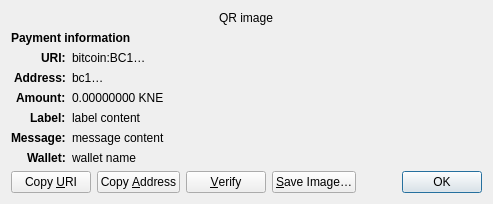
<?xml version="1.0" encoding="UTF-8"?>
<ui version="4.0">
 <class>ReceiveRequestDialog</class>
 <widget class="QDialog" name="ReceiveRequestDialog">
  <property name="geometry">
   <rect>
    <x>0</x>
    <y>0</y>
    <width>413</width>
    <height>229</height>
   </rect>
  </property>
  <property name="windowTitle">
   <string>Request payment to …</string>
  </property>
  <layout class="QGridLayout" name="gridLayout" columnstretch="0,1">
   <property name="sizeConstraint">
    <enum>QLayout::SetFixedSize</enum>
   </property>
   <item row="0" column="0" colspan="2" alignment="Qt::AlignHCenter">
    <widget class="QRImageWidget" name="qr_code">
     <property name="text">
      <string notr="true">QR image</string>
     </property>
     <property name="textInteractionFlags">
      <set>Qt::NoTextInteraction</set>
     </property>
    </widget>
   </item>
   <item row="1" column="0" colspan="2">
    <widget class="QLabel" name="payment_header">
     <property name="font">
      <font>
       <weight>75</weight>
       <bold>true</bold>
      </font>
     </property>
     <property name="text">
      <string>Payment information</string>
     </property>
     <property name="textInteractionFlags">
      <set>Qt::NoTextInteraction</set>
     </property>
    </widget>
   </item>
   <item row="2" column="0" alignment="Qt::AlignRight|Qt::AlignTop">
    <widget class="QLabel" name="uri_tag">
     <property name="font">
      <font>
       <weight>75</weight>
       <bold>true</bold>
      </font>
     </property>
     <property name="text">
      <string notr="true">URI:</string>
     </property>
     <property name="textFormat">
      <enum>Qt::PlainText</enum>
     </property>
     <property name="textInteractionFlags">
      <set>Qt::NoTextInteraction</set>
     </property>
    </widget>
   </item>
   <item row="2" column="1" alignment="Qt::AlignTop">
    <widget class="QLabel" name="uri_content">
     <property name="text">
      <string notr="true">bitcoin:BC1…</string>
     </property>
     <property name="textFormat">
      <enum>Qt::RichText</enum>
     </property>
     <property name="wordWrap">
      <bool>true</bool>
     </property>
     <property name="textInteractionFlags">
      <set>Qt::TextSelectableByMouse</set>
     </property>
    </widget>
   </item>
   <item row="3" column="0" alignment="Qt::AlignRight|Qt::AlignTop">
    <widget class="QLabel" name="address_tag">
     <property name="font">
      <font>
       <weight>75</weight>
       <bold>true</bold>
      </font>
     </property>
     <property name="text">
      <string>Address:</string>
     </property>
     <property name="textInteractionFlags">
      <set>Qt::NoTextInteraction</set>
     </property>
    </widget>
   </item>
   <item row="3" column="1" alignment="Qt::AlignTop">
    <widget class="QLabel" name="address_content">
     <property name="text">
      <string notr="true">bc1…</string>
     </property>
     <property name="textFormat">
      <enum>Qt::PlainText</enum>
     </property>
     <property name="textInteractionFlags">
      <set>Qt::TextSelectableByMouse</set>
     </property>
    </widget>
   </item>
   <item row="4" column="0" alignment="Qt::AlignRight|Qt::AlignTop">
    <widget class="QLabel" name="amount_tag">
     <property name="font">
      <font>
       <weight>75</weight>
       <bold>true</bold>
      </font>
     </property>
     <property name="text">
      <string>Amount:</string>
     </property>
     <property name="textInteractionFlags">
      <set>Qt::NoTextInteraction</set>
     </property>
    </widget>
   </item>
   <item row="4" column="1" alignment="Qt::AlignTop">
    <widget class="QLabel" name="amount_content">
     <property name="text">
      <string notr="true">0.00000000 KNE</string>
     </property>
     <property name="textFormat">
      <enum>Qt::PlainText</enum>
     </property>
     <property name="textInteractionFlags">
      <set>Qt::TextSelectableByMouse</set>
     </property>
    </widget>
   </item>
   <item row="5" column="0" alignment="Qt::AlignRight|Qt::AlignTop">
    <widget class="QLabel" name="label_tag">
     <property name="font">
      <font>
       <weight>75</weight>
       <bold>true</bold>
      </font>
     </property>
     <property name="text">
      <string>Label:</string>
     </property>
     <property name="textInteractionFlags">
      <set>Qt::NoTextInteraction</set>
     </property>
    </widget>
   </item>
   <item row="5" column="1" alignment="Qt::AlignTop">
    <widget class="QLabel" name="label_content">
     <property name="text">
      <string notr="true">label content</string>
     </property>
     <property name="textFormat">
      <enum>Qt::PlainText</enum>
     </property>
     <property name="wordWrap">
      <bool>true</bool>
     </property>
     <property name="textInteractionFlags">
      <set>Qt::TextSelectableByMouse</set>
     </property>
    </widget>
   </item>
   <item row="6" column="0" alignment="Qt::AlignRight|Qt::AlignTop">
    <widget class="QLabel" name="message_tag">
     <property name="font">
      <font>
       <weight>75</weight>
       <bold>true</bold>
      </font>
     </property>
     <property name="text">
      <string>Message:</string>
     </property>
     <property name="textInteractionFlags">
      <set>Qt::NoTextInteraction</set>
     </property>
    </widget>
   </item>
   <item row="6" column="1" alignment="Qt::AlignTop">
    <widget class="QLabel" name="message_content">
     <property name="text">
      <string notr="true">message content</string>
     </property>
     <property name="textFormat">
      <enum>Qt::PlainText</enum>
     </property>
     <property name="wordWrap">
      <bool>true</bool>
     </property>
     <property name="textInteractionFlags">
      <set>Qt::TextSelectableByMouse</set>
     </property>
    </widget>
   </item>
   <item row="7" column="0" alignment="Qt::AlignRight|Qt::AlignTop">
    <widget class="QLabel" name="wallet_tag">
     <property name="font">
      <font>
       <weight>75</weight>
       <bold>true</bold>
      </font>
     </property>
     <property name="text">
      <string>Wallet:</string>
     </property>
     <property name="textInteractionFlags">
      <set>Qt::NoTextInteraction</set>
     </property>
    </widget>
   </item>
   <item row="7" column="1" alignment="Qt::AlignTop">
    <widget class="QLabel" name="wallet_content">
     <property name="text">
      <string notr="true">wallet name</string>
     </property>
     <property name="textFormat">
      <enum>Qt::PlainText</enum>
     </property>
     <property name="wordWrap">
      <bool>true</bool>
     </property>
     <property name="textInteractionFlags">
      <set>Qt::TextSelectableByMouse</set>
     </property>
    </widget>
   </item>
   <item row="8" column="0" colspan="2">
    <layout class="QHBoxLayout" name="horizontalLayout">
     <item>
      <widget class="QPushButton" name="btnCopyURI">
       <property name="text">
        <string>Copy &amp;URI</string>
       </property>
       <property name="autoDefault">
        <bool>false</bool>
       </property>
      </widget>
     </item>
     <item>
      <widget class="QPushButton" name="btnCopyAddress">
       <property name="text">
        <string>Copy &amp;Address</string>
       </property>
       <property name="autoDefault">
        <bool>false</bool>
       </property>
      </widget>
     </item>
     <item>
      <widget class="QPushButton" name="btnVerify">
       <property name="text">
        <string>&amp;Verify</string>
       </property>
       <property name="toolTip">
        <string>Verify this address on e.g. a hardware wallet screen</string>
       </property>
       <property name="autoDefault">
        <bool>false</bool>
       </property>
      </widget>
     </item>
     <item>
      <widget class="QPushButton" name="btnSaveAs">
       <property name="text">
        <string>&amp;Save Image…</string>
       </property>
       <property name="autoDefault">
        <bool>false</bool>
       </property>
      </widget>
     </item>
     <item>
      <spacer name="horizontalSpacer_2">
       <property name="orientation">
        <enum>Qt::Horizontal</enum>
       </property>
       <property name="sizeHint" stdset="0">
        <size>
         <width>40</width>
         <height>20</height>
        </size>
       </property>
      </spacer>
     </item>
     <item>
      <widget class="QDialogButtonBox" name="buttonBox">
       <property name="focusPolicy">
        <enum>Qt::StrongFocus</enum>
       </property>
       <property name="standardButtons">
        <set>QDialogButtonBox::Ok</set>
       </property>
      </widget>
     </item>
    </layout>
   </item>
  </layout>
 </widget>
 <customwidgets>
  <customwidget>
   <class>QRImageWidget</class>
   <extends>QLabel</extends>
   <header>qt/qrimagewidget.h</header>
  </customwidget>
 </customwidgets>
 <tabstops>
  <tabstop>buttonBox</tabstop>
  <tabstop>btnCopyURI</tabstop>
  <tabstop>btnCopyAddress</tabstop>
  <tabstop>btnSaveAs</tabstop>
 </tabstops>
 <resources/>
 <connections>
  <connection>
   <sender>buttonBox</sender>
   <signal>accepted()</signal>
   <receiver>ReceiveRequestDialog</receiver>
   <slot>accept()</slot>
   <hints>
    <hint type="sourcelabel">
     <x>135</x>
     <y>230</y>
    </hint>
    <hint type="destinationlabel">
     <x>135</x>
     <y>126</y>
    </hint>
   </hints>
  </connection>
 </connections>
</ui>
